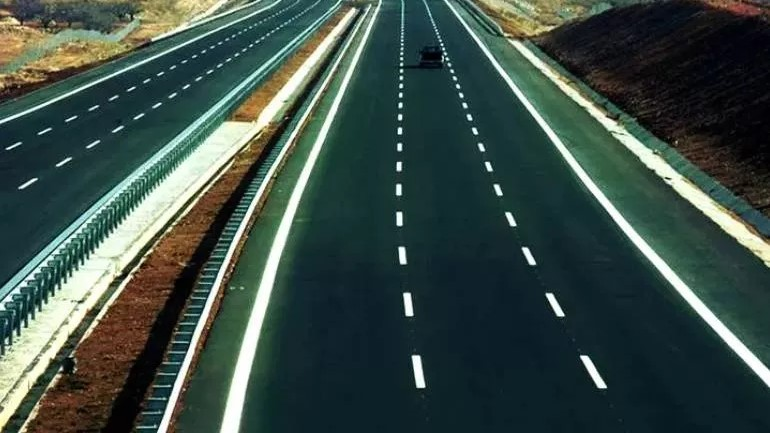
#> input picture otoban.jpg, 770 x 433 px
$ python yolcizgi.py
#> lines starting #> are read from the running program, lines starting #| are printed output that depends on the picture; after the words box and inside, x2 and y2 are one past the last pixel; in counts of white or black regions, pixels touching at a corner belong together
import cv2
import numpy as np

def detect_lines(image_path):
    # Resmi yükle
#> called with image_path = 'otoban.jpg'
    image = cv2.imread(image_path)
#> image is the input picture: shape (433, 770, 3); mean B, G, R 70.7, 77.3, 60

    # Gri tonlamalıya dönüştür
    gray = cv2.cvtColor(image, cv2.COLOR_BGR2GRAY)
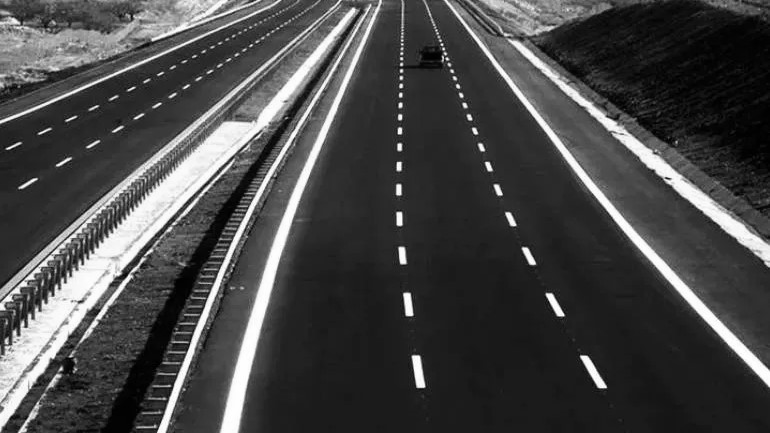
#> gray: shape (433, 770); min 0, max 255, mean 71.4

    # Gürültüyü azaltmak için Gaussian blur uygula
    blurred = cv2.GaussianBlur(gray, (5, 5), 0)

    # Kenarları tespit etmek için Canny kenar algılama uygula
    edges = cv2.Canny(blurred, 50, 150, apertureSize=3)
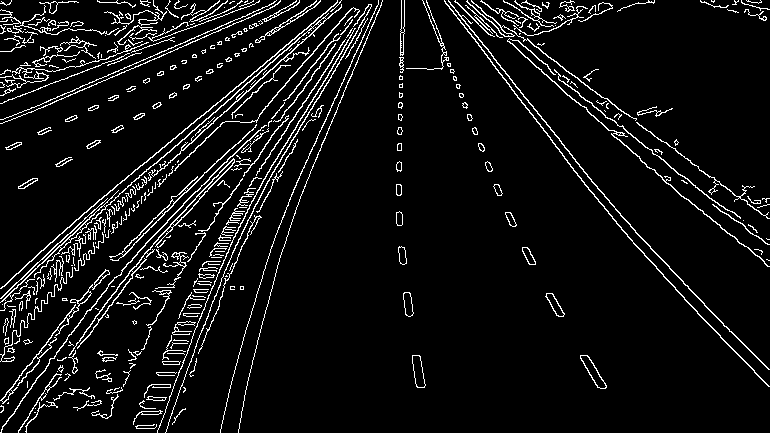
#> edges: shape (433, 770); 6.8% white in thin lines or dots

    # Hough Transform'u kullanarak çizgileri tespit et
    lines = cv2.HoughLinesP(edges, rho=1, theta=np.pi/180, threshold=50, minLineLength=80, maxLineGap=10)
#> lines = 94 rows, first 6: [153, 165, 336, 6], [30, 287, 341, 7], [167, 220, 247, 140], [40, 251, 337, 1], [251, 122, 349, 10], [171, 230, 275, 115]

    # Çizgiler varsa işaretle
    if lines is not None:
        for line in lines:
            x1, y1, x2, y2 = line[0]
            cv2.line(image, (x1, y1), (x2, y2), (0, 255, 0), 2)
#> this loop made 94 passes
#> (x1, y1, x2, y2) on passes 1 to 12: (153, 165, 336, 6), (30, 287, 341, 7), (167, 220, 247, 140), (40, 251, 337, 1), (251, 122, 349, 10), (171, 230, 275, 115), (450, 4, 624, 219), (77, 301, 173, 205), (102, 209, 319, 20), (4, 340, 232, 112), (162, 213, 256, 125), (263, 189, 357, 31)
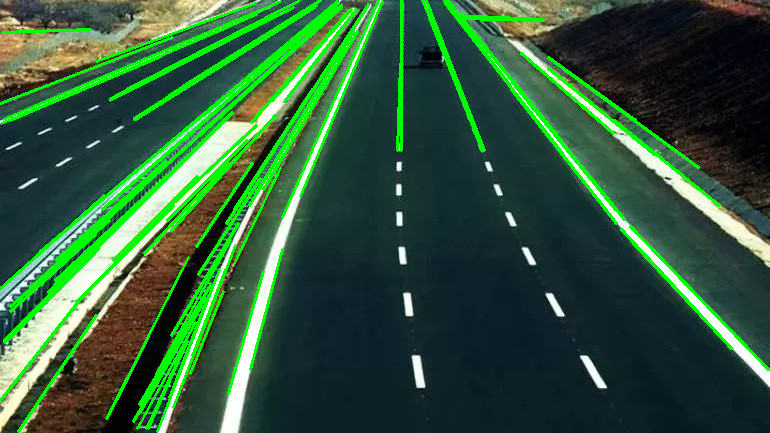
#> image: shape (433, 770, 3); 10.19% of pixels changed, all inside (x1, y1, x2, y2) = (0, 0, 770, 433)

    # Sonuçları göster
    cv2.imshow('Detected Lines', image)
    cv2.waitKey(0)
    cv2.destroyAllWindows()

# Örnek bir görüntü üzerinde işlem yapalım
image_path = 'otoban.jpg'
detect_lines(image_path)

$ run again, with araba.jpg copied over otoban.jpg
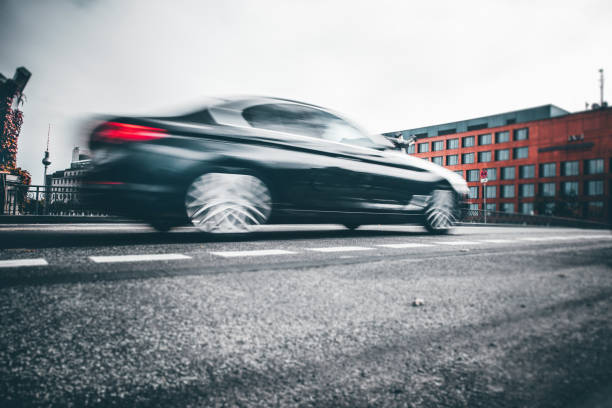
#> input picture araba.jpg, 612 x 408 px
#> in detect_lines, image is the input picture: shape (408, 612, 3); mean B, G, R 151.3, 147, 140.9
#> in detect_lines, `edges = cv2.Canny(blurred, 50, 150, apertureSize=3)`:
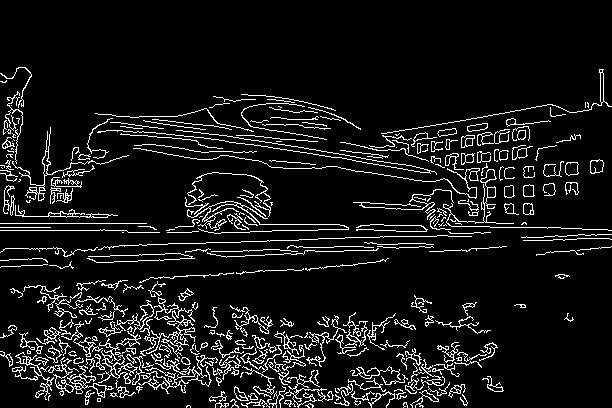
#> edges: shape (408, 612); 8.5% white in thin lines or dots, all inside (x1, y1, x2, y2) = (0, 67, 612, 408)
#> lines = 50 rows, first 6: [105, 262, 194, 258], [88, 256, 180, 253], [0, 230, 126, 230], [0, 223, 146, 223], [202, 137, 334, 157], [40, 385, 224, 356]
#> the loop in detect_lines, `for line in lines:` made 50 passes
#> after the loop in detect_lines, `for line in lines:`:
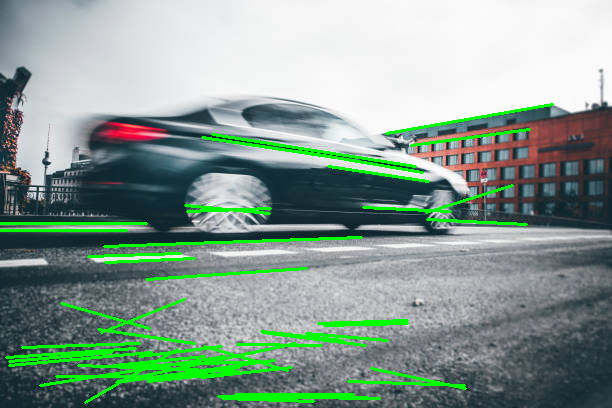
#> image: shape (408, 612, 3); 6.15% of pixels changed, all inside (x1, y1, x2, y2) = (0, 103, 554, 404)
